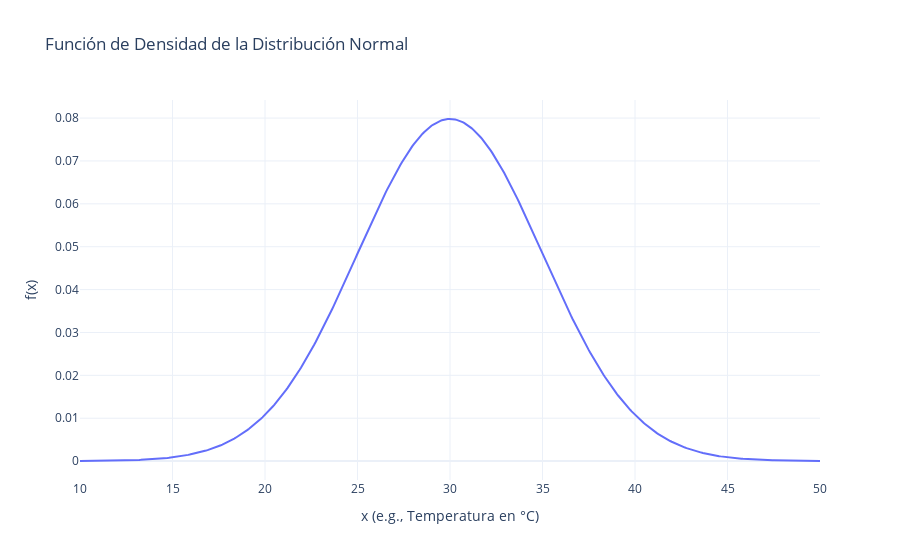

The notebook cell this image was saved under:
### Markdown cell above
- **Distribución Normal (Gaussiana)**: 
   - Ideal para variables continuas como temperaturas promedio.
   - Función de densidad: 
     $$
     f(x) = \frac{1}{\sqrt{2\pi\sigma^2}} e^{-\frac{(x-\mu)^2}{2\sigma^2}}
     $$
   - Parámetros: 
     - $\mu$: media,
     - $\sigma$: desviación estándar.

### Code cell
import numpy as np
import plotly.graph_objects as go

# Parámetros de la distribución
mu = 30  # Media (ejemplo: temperatura promedio en °C)
sigma = 5  # Desviación estándar

# Rango de valores para x
x = np.linspace(mu - 4 * sigma, mu + 4 * sigma, 500)

# Función de densidad de la distribución normal
f_x = (1 / (np.sqrt(2 * np.pi * sigma**2))) * np.exp(-((x - mu)**2) / (2 * sigma**2))

# Crear el gráfico con Plotly
fig = go.Figure()

# Agregar la curva de densidad
fig.add_trace(go.Scatter(x=x, y=f_x, mode='lines', name='Densidad Normal'))

# Personalizar el diseño del gráfico
fig.update_layout(
    title='Función de Densidad de la Distribución Normal',
    xaxis_title='x (e.g., Temperatura en °C)',
    yaxis_title='f(x)',
    template='plotly_white'
)

# Mostrar el gráfico
fig.show()

### Figure 1 — Plotly figure (JSON) as saved in the notebook; plotly's stock layout.template omitted (floating-point values rounded to 4 significant figures; data arrays with more than 128 entries replaced by an {"elided": "..."} marker saying what was removed)
{"data": [{"mode": "lines", "name": "Densidad Normal", "type": "scatter", "x": {"elided": "500 float values"}, "y": {"elided": "500 float values"}}], "layout": {"title": {"text": "Función de Densidad de la Distribución Normal"}, "xaxis": {"title": {"text": "x (e.g., Temperatura en °C)"}}, "yaxis": {"title": {"text": "f(x)"}}}}
